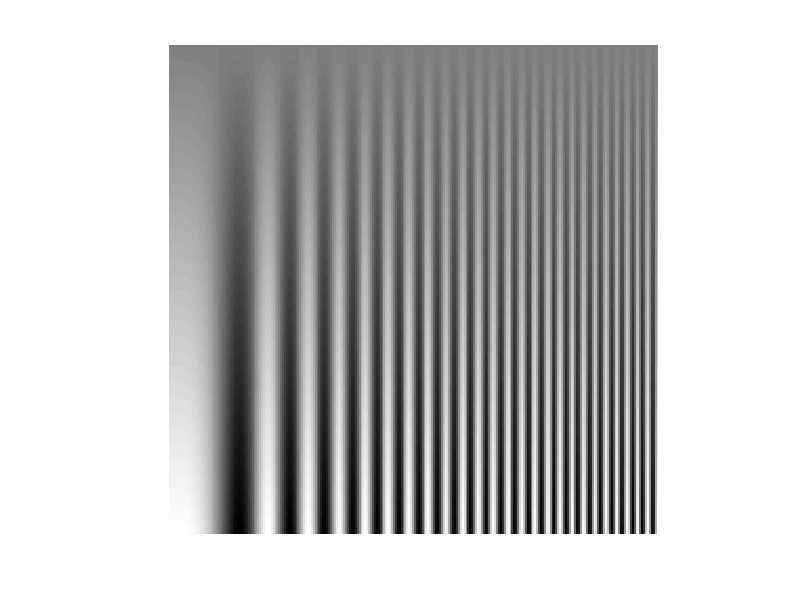

MATLAB code to generate this figure:
clear all;close all;
M=256;
N=256;

[x y]=meshgrid(linspace(0,1,N),linspace(0,1,M));

I=y.*(cos(2*pi*25*x.*x));
imshow(I,[])

%axis xy